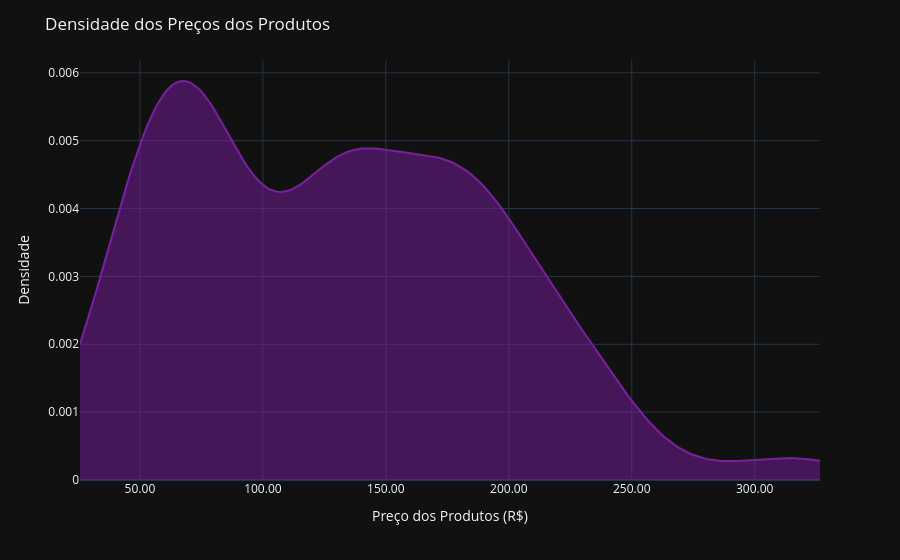

Write notebook code for a chart like this one.
### Code cell
# Gráfico de Densidade - Distribuição dos Preços dos Produtos
fig6 = cria_grafico_densidade(df)

fig6.show()

### Figure 1 — Plotly figure (JSON) as saved in the notebook; plotly's stock layout.template omitted (floating-point values rounded to 4 significant figures; data arrays with more than 128 entries replaced by an {"elided": "..."} marker saying what was removed)
{"data": [{"fillpattern": {"shape": ""}, "hovertemplate": "x=%{x}<br>y=%{y}<extra></extra>", "legendgroup": "", "line": {"color": "#7B1FA2"}, "marker": {"symbol": "circle"}, "mode": "lines", "name": "", "orientation": "v", "showlegend": false, "stackgroup": "1", "x": {"elided": "200 float values"}, "xaxis": "x", "y": {"elided": "200 float values"}, "yaxis": "y", "type": "scatter"}], "layout": {"xaxis": {"anchor": "y", "domain": [0.0, 1.0], "title": {"text": "Preço dos Produtos (R$)"}, "tickformat": ".2f"}, "yaxis": {"anchor": "x", "domain": [0.0, 1.0], "title": {"text": "Densidade"}}, "legend": {"tracegroupgap": 0}, "margin": {"t": 60}, "title": {"text": "Densidade dos Preços dos Produtos"}}}
